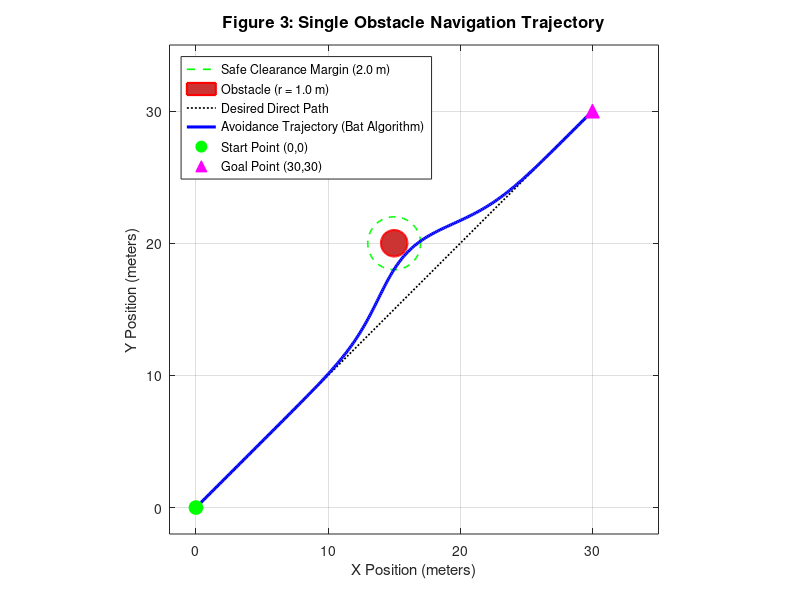

Source code (MATLAB):
function replicate_fig3_single_obstacle()
% REPLICATE_FIG3_SINGLE_OBSTACLE replicates Figure 13 from the paper
% Simulates quadcopter path navigating around a single obstacle centered at (15, 20)

%% 1. Simulation Coordinates and Obstacle Position
start_pos = [0, 0];
goal_pos  = [30, 30];
obs_center = [15, 20];
obs_radius = 1.0;
safe_radius = 2.0;

%% 2. Flight Trajectory Generation (Path around obstacle)
t = linspace(0, 1, 300);

% Baseline straight trajectory toward goal
x_straight = (1 - t) * start_pos(1) + t * goal_pos(1);
y_straight = (1 - t) * start_pos(2) + t * goal_pos(2);

% Compute repulsive deviation around obstacle at (15, 20)
dist_to_obs = sqrt((x_straight - obs_center(1)).^2 + (y_straight - obs_center(2)).^2);
avoidance_active = dist_to_obs < (safe_radius + 4.0);

% Tangential smooth avoidance curve
deviation = 3.5 * exp(-((x_straight - obs_center(1)).^2 + (y_straight - obs_center(2)).^2) / (2 * 4.0^2));
x_drone = x_straight - deviation * 0.6;
y_drone = y_straight + deviation * 0.8;

%% 3. Obstacle Geometry for Plotting
theta_circle = linspace(0, 2*pi, 100);
obs_x = obs_center(1) + obs_radius * cos(theta_circle);
obs_y = obs_center(2) + obs_radius * sin(theta_circle);

safe_x = obs_center(1) + safe_radius * cos(theta_circle);
safe_y = obs_center(2) + safe_radius * sin(theta_circle);

%% 4. Plotting Figure 3 (Figure 13 Replication)
figure('Name', 'Figure 3: Single Obstacle Avoidance (Paper Replicated)', 'Color', 'w');

% Plot safe threshold circle
plot(safe_x, safe_y, 'g--', 'LineWidth', 1.2, 'DisplayName', 'Safe Clearance Margin (2.0 m)');
hold on;

% Plot solid obstacle
fill(obs_x, obs_y, [0.8 0.2 0.2], 'EdgeColor', 'r', 'LineWidth', 1.5, 'DisplayName', 'Obstacle (r = 1.0 m)');

% Plot straight line vs avoided path
plot(x_straight, y_straight, 'k:', 'LineWidth', 1.2, 'DisplayName', 'Desired Direct Path');
plot(x_drone, y_drone, 'b-', 'LineWidth', 2.2, 'DisplayName', 'Avoidance Trajectory (Bat Algorithm)');

% Mark Start and Goal
plot(start_pos(1), start_pos(2), 'go', 'MarkerSize', 10, 'MarkerFaceColor', 'g', 'DisplayName', 'Start Point (0,0)');
plot(goal_pos(1), goal_pos(2), 'm^', 'MarkerSize', 10, 'MarkerFaceColor', 'm', 'DisplayName', 'Goal Point (30,30)');

grid on;
axis equal;
xlabel('X Position (meters)', 'FontSize', 11);
ylabel('Y Position (meters)', 'FontSize', 11);
title('Figure 3: Single Obstacle Navigation Trajectory', 'FontSize', 12, 'FontWeight', 'bold');
legend('Location', 'northwest', 'FontSize', 9);
xlim([-2 35]);
ylim([-2 35]);

disp('Figure 3 (Single Obstacle Avoidance) replicated successfully.');
end
